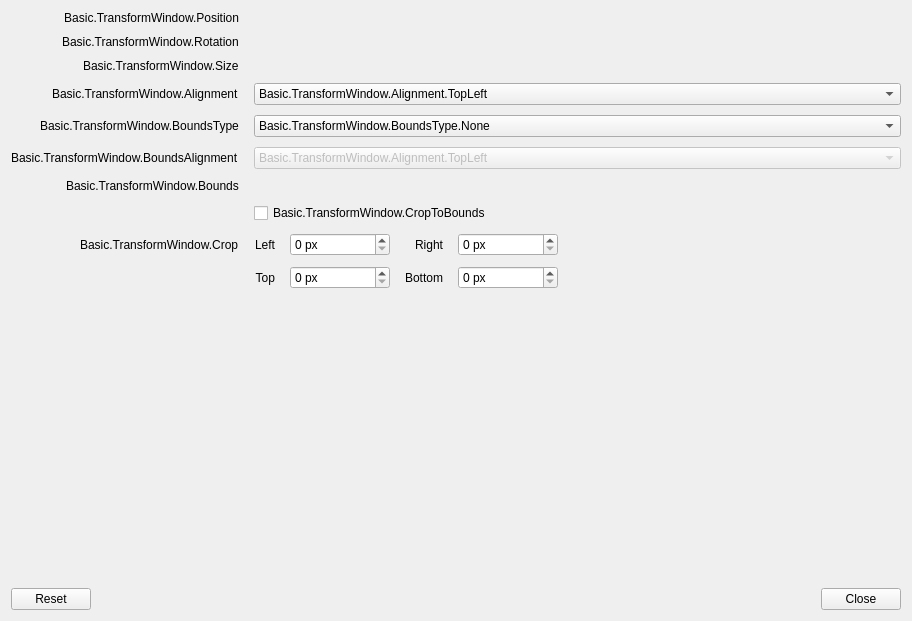
<?xml version="1.0" encoding="UTF-8"?>
<ui version="4.0">
 <class>OBSBasicTransform</class>
 <widget class="QWidget" name="OBSBasicTransform">
  <property name="geometry">
   <rect>
    <x>0</x>
    <y>0</y>
    <width>912</width>
    <height>621</height>
   </rect>
  </property>
  <property name="windowTitle">
   <string>Basic.TransformWindow</string>
  </property>
  <layout class="QVBoxLayout" name="verticalLayout" stretch="0,5,0">
   <item>
    <widget class="QWidget" name="container" native="true">
     <layout class="QHBoxLayout" name="horizontalLayout_4">
      <property name="spacing">
       <number>0</number>
      </property>
      <property name="leftMargin">
       <number>0</number>
      </property>
      <property name="topMargin">
       <number>0</number>
      </property>
      <property name="rightMargin">
       <number>0</number>
      </property>
      <property name="bottomMargin">
       <number>0</number>
      </property>
      <item>
       <layout class="QFormLayout" name="formLayout">
        <property name="fieldGrowthPolicy">
         <enum>QFormLayout::AllNonFixedFieldsGrow</enum>
        </property>
        <property name="labelAlignment">
         <set>Qt::AlignRight|Qt::AlignTrailing|Qt::AlignVCenter</set>
        </property>
        <property name="horizontalSpacing">
         <number>15</number>
        </property>
        <property name="verticalSpacing">
         <number>10</number>
        </property>
        <item row="0" column="0">
         <widget class="QLabel" name="label">
          <property name="sizePolicy">
           <sizepolicy hsizetype="Preferred" vsizetype="Minimum">
            <horstretch>0</horstretch>
            <verstretch>0</verstretch>
           </sizepolicy>
          </property>
          <property name="minimumSize">
           <size>
            <width>170</width>
            <height>0</height>
           </size>
          </property>
          <property name="accessibleName">
           <string>Basic.TransformWindow.Position</string>
          </property>
          <property name="text">
           <string>Basic.TransformWindow.Position</string>
          </property>
          <property name="alignment">
           <set>Qt::AlignRight|Qt::AlignTrailing|Qt::AlignVCenter</set>
          </property>
         </widget>
        </item>
        <item row="0" column="1">
         <widget class="QFrame" name="widget">
          <property name="sizePolicy">
           <sizepolicy hsizetype="Fixed" vsizetype="Preferred">
            <horstretch>0</horstretch>
            <verstretch>0</verstretch>
           </sizepolicy>
          </property>
          <layout class="QHBoxLayout" name="horizontalLayout">
           <property name="leftMargin">
            <number>0</number>
           </property>
           <property name="topMargin">
            <number>0</number>
           </property>
           <property name="rightMargin">
            <number>0</number>
           </property>
           <property name="bottomMargin">
            <number>0</number>
           </property>
           <item>
            <widget class="PLSDoubleSpinBox" name="positionX" native="true">
             <property name="minimumSize">
              <size>
               <width>120</width>
               <height>0</height>
              </size>
             </property>
             <property name="maximumSize">
              <size>
               <width>100</width>
               <height>16777215</height>
              </size>
             </property>
             <property name="accessibleName">
              <string>Basic.TransformWindow.PositionX</string>
             </property>
             <property name="suffix" stdset="0">
              <string> px</string>
             </property>
             <property name="decimals" stdset="0">
              <number>4</number>
             </property>
             <property name="minimum" stdset="0">
              <double>-90001.000000000000000</double>
             </property>
             <property name="maximum" stdset="0">
              <double>90001.000000000000000</double>
             </property>
            </widget>
           </item>
           <item>
            <widget class="PLSDoubleSpinBox" name="positionY" native="true">
             <property name="minimumSize">
              <size>
               <width>120</width>
               <height>0</height>
              </size>
             </property>
             <property name="maximumSize">
              <size>
               <width>100</width>
               <height>16777215</height>
              </size>
             </property>
             <property name="accessibleName">
              <string>Basic.TransformWindow.PositionY</string>
             </property>
             <property name="suffix" stdset="0">
              <string> px</string>
             </property>
             <property name="decimals" stdset="0">
              <number>4</number>
             </property>
             <property name="minimum" stdset="0">
              <double>-90001.000000000000000</double>
             </property>
             <property name="maximum" stdset="0">
              <double>90001.000000000000000</double>
             </property>
            </widget>
           </item>
          </layout>
         </widget>
        </item>
        <item row="1" column="0">
         <widget class="QLabel" name="label_2">
          <property name="accessibleName">
           <string>Basic.TransformWindow.Rotation</string>
          </property>
          <property name="text">
           <string>Basic.TransformWindow.Rotation</string>
          </property>
         </widget>
        </item>
        <item row="1" column="1">
         <widget class="PLSDoubleSpinBox" name="rotation" native="true">
          <property name="sizePolicy">
           <sizepolicy hsizetype="Maximum" vsizetype="Fixed">
            <horstretch>0</horstretch>
            <verstretch>0</verstretch>
           </sizepolicy>
          </property>
          <property name="minimumSize">
           <size>
            <width>120</width>
            <height>0</height>
           </size>
          </property>
          <property name="maximumSize">
           <size>
            <width>100</width>
            <height>16777215</height>
           </size>
          </property>
          <property name="accessibleName">
           <string>Basic.TransformWindow.Rotation</string>
          </property>
          <property name="suffix" stdset="0">
           <string>°</string>
          </property>
          <property name="minimum" stdset="0">
           <double>-360.000000000000000</double>
          </property>
          <property name="maximum" stdset="0">
           <double>360.000000000000000</double>
          </property>
          <property name="singleStep" stdset="0">
           <double>0.100000000000000</double>
          </property>
         </widget>
        </item>
        <item row="2" column="0">
         <widget class="QLabel" name="label_3">
          <property name="accessibleName">
           <string>Basic.TransformWindow.Size</string>
          </property>
          <property name="text">
           <string>Basic.TransformWindow.Size</string>
          </property>
         </widget>
        </item>
        <item row="2" column="1">
         <widget class="QFrame" name="widget_2">
          <property name="sizePolicy">
           <sizepolicy hsizetype="Maximum" vsizetype="Preferred">
            <horstretch>0</horstretch>
            <verstretch>0</verstretch>
           </sizepolicy>
          </property>
          <layout class="QHBoxLayout" name="horizontalLayout_2">
           <property name="leftMargin">
            <number>0</number>
           </property>
           <property name="topMargin">
            <number>0</number>
           </property>
           <property name="rightMargin">
            <number>0</number>
           </property>
           <property name="bottomMargin">
            <number>0</number>
           </property>
           <item>
            <widget class="PLSDoubleSpinBox" name="sizeX" native="true">
             <property name="minimumSize">
              <size>
               <width>120</width>
               <height>0</height>
              </size>
             </property>
             <property name="maximumSize">
              <size>
               <width>100</width>
               <height>16777215</height>
              </size>
             </property>
             <property name="accessibleName">
              <string>Basic.TransformWindow.Width</string>
             </property>
             <property name="suffix" stdset="0">
              <string> px</string>
             </property>
             <property name="decimals" stdset="0">
              <number>4</number>
             </property>
             <property name="minimum" stdset="0">
              <double>-90001.000000000000000</double>
             </property>
             <property name="maximum" stdset="0">
              <double>90001.000000000000000</double>
             </property>
             <property name="singleStep" stdset="0">
              <double>1.000000000000000</double>
             </property>
            </widget>
           </item>
           <item>
            <widget class="PLSDoubleSpinBox" name="sizeY" native="true">
             <property name="minimumSize">
              <size>
               <width>120</width>
               <height>0</height>
              </size>
             </property>
             <property name="maximumSize">
              <size>
               <width>100</width>
               <height>16777215</height>
              </size>
             </property>
             <property name="accessibleName">
              <string>Basic.TransformWindow.Height</string>
             </property>
             <property name="suffix" stdset="0">
              <string> px</string>
             </property>
             <property name="decimals" stdset="0">
              <number>4</number>
             </property>
             <property name="minimum" stdset="0">
              <double>-90001.000000000000000</double>
             </property>
             <property name="maximum" stdset="0">
              <double>90001.000000000000000</double>
             </property>
             <property name="singleStep" stdset="0">
              <double>1.000000000000000</double>
             </property>
            </widget>
           </item>
          </layout>
         </widget>
        </item>
        <item row="3" column="0">
         <widget class="QLabel" name="label_4">
          <property name="accessibleName">
           <string>Basic.TransformWindow.Alignment</string>
          </property>
          <property name="text">
           <string>Basic.TransformWindow.Alignment</string>
          </property>
         </widget>
        </item>
        <item row="3" column="1">
         <widget class="PLSComboBox" name="align">
          <property name="accessibleName">
           <string>Basic.TransformWindow.Alignment</string>
          </property>
          <property name="currentText">
           <string>Basic.TransformWindow.Alignment.TopLeft</string>
          </property>
          <item>
           <property name="text">
            <string>Basic.TransformWindow.Alignment.TopLeft</string>
           </property>
          </item>
          <item>
           <property name="text">
            <string>Basic.TransformWindow.Alignment.TopCenter</string>
           </property>
          </item>
          <item>
           <property name="text">
            <string>Basic.TransformWindow.Alignment.TopRight</string>
           </property>
          </item>
          <item>
           <property name="text">
            <string>Basic.TransformWindow.Alignment.CenterLeft</string>
           </property>
          </item>
          <item>
           <property name="text">
            <string>Basic.TransformWindow.Alignment.Center</string>
           </property>
          </item>
          <item>
           <property name="text">
            <string>Basic.TransformWindow.Alignment.CenterRight</string>
           </property>
          </item>
          <item>
           <property name="text">
            <string>Basic.TransformWindow.Alignment.BottomLeft</string>
           </property>
          </item>
          <item>
           <property name="text">
            <string>Basic.TransformWindow.Alignment.BottomCenter</string>
           </property>
          </item>
          <item>
           <property name="text">
            <string>Basic.TransformWindow.Alignment.BottomRight</string>
           </property>
          </item>
         </widget>
        </item>
        <item row="4" column="0">
         <widget class="QLabel" name="label_5">
          <property name="accessibleName">
           <string>Basic.TransformWindow.BoundsType</string>
          </property>
          <property name="text">
           <string>Basic.TransformWindow.BoundsType</string>
          </property>
         </widget>
        </item>
        <item row="4" column="1">
         <widget class="PLSComboBox" name="boundsType">
          <property name="accessibleName">
           <string>Basic.TransformWindow.BoundsType</string>
          </property>
          <item>
           <property name="text">
            <string>Basic.TransformWindow.BoundsType.None</string>
           </property>
          </item>
          <item>
           <property name="text">
            <string>Basic.TransformWindow.BoundsType.Stretch</string>
           </property>
          </item>
          <item>
           <property name="text">
            <string>Basic.TransformWindow.BoundsType.ScaleInner</string>
           </property>
          </item>
          <item>
           <property name="text">
            <string>Basic.TransformWindow.BoundsType.ScaleOuter</string>
           </property>
          </item>
          <item>
           <property name="text">
            <string>Basic.TransformWindow.BoundsType.ScaleToWidth</string>
           </property>
          </item>
          <item>
           <property name="text">
            <string>Basic.TransformWindow.BoundsType.ScaleToHeight</string>
           </property>
          </item>
          <item>
           <property name="text">
            <string>Basic.TransformWindow.BoundsType.MaxOnly</string>
           </property>
          </item>
         </widget>
        </item>
        <item row="5" column="0">
         <widget class="QLabel" name="label_6">
          <property name="accessibleName">
           <string>Basic.TransformWindow.BoundsAlignment</string>
          </property>
          <property name="text">
           <string>Basic.TransformWindow.BoundsAlignment</string>
          </property>
         </widget>
        </item>
        <item row="5" column="1">
         <widget class="PLSComboBox" name="boundsAlign">
          <property name="enabled">
           <bool>false</bool>
          </property>
          <property name="accessibleName">
           <string>Basic.TransformWindow.BoundsAlignment</string>
          </property>
          <property name="currentText">
           <string>Basic.TransformWindow.Alignment.TopLeft</string>
          </property>
          <item>
           <property name="text">
            <string>Basic.TransformWindow.Alignment.TopLeft</string>
           </property>
          </item>
          <item>
           <property name="text">
            <string>Basic.TransformWindow.Alignment.TopCenter</string>
           </property>
          </item>
          <item>
           <property name="text">
            <string>Basic.TransformWindow.Alignment.TopRight</string>
           </property>
          </item>
          <item>
           <property name="text">
            <string>Basic.TransformWindow.Alignment.CenterLeft</string>
           </property>
          </item>
          <item>
           <property name="text">
            <string>Basic.TransformWindow.Alignment.Center</string>
           </property>
          </item>
          <item>
           <property name="text">
            <string>Basic.TransformWindow.Alignment.CenterRight</string>
           </property>
          </item>
          <item>
           <property name="text">
            <string>Basic.TransformWindow.Alignment.BottomLeft</string>
           </property>
          </item>
          <item>
           <property name="text">
            <string>Basic.TransformWindow.Alignment.BottomCenter</string>
           </property>
          </item>
          <item>
           <property name="text">
            <string>Basic.TransformWindow.Alignment.BottomRight</string>
           </property>
          </item>
         </widget>
        </item>
        <item row="6" column="0">
         <widget class="QLabel" name="label_7">
          <property name="accessibleName">
           <string>Basic.TransformWindow.Bounds</string>
          </property>
          <property name="text">
           <string>Basic.TransformWindow.Bounds</string>
          </property>
         </widget>
        </item>
        <item row="6" column="1">
         <widget class="QFrame" name="widget_3">
          <property name="sizePolicy">
           <sizepolicy hsizetype="Maximum" vsizetype="Preferred">
            <horstretch>0</horstretch>
            <verstretch>0</verstretch>
           </sizepolicy>
          </property>
          <layout class="QHBoxLayout" name="horizontalLayout_3">
           <property name="spacing">
            <number>10</number>
           </property>
           <property name="leftMargin">
            <number>0</number>
           </property>
           <property name="topMargin">
            <number>0</number>
           </property>
           <property name="rightMargin">
            <number>0</number>
           </property>
           <property name="bottomMargin">
            <number>0</number>
           </property>
           <item>
            <widget class="PLSDoubleSpinBox" name="boundsWidth" native="true">
             <property name="enabled">
              <bool>false</bool>
             </property>
             <property name="minimumSize">
              <size>
               <width>120</width>
               <height>0</height>
              </size>
             </property>
             <property name="maximumSize">
              <size>
               <width>100</width>
               <height>16777215</height>
              </size>
             </property>
             <property name="accessibleName">
              <string>Basic.TransformWindow.BoundsWidth</string>
             </property>
             <property name="suffix" stdset="0">
              <string> px</string>
             </property>
             <property name="decimals" stdset="0">
              <number>4</number>
             </property>
             <property name="minimum" stdset="0">
              <double>1.000000000000000</double>
             </property>
             <property name="maximum" stdset="0">
              <double>90001.000000000000000</double>
             </property>
            </widget>
           </item>
           <item>
            <widget class="PLSDoubleSpinBox" name="boundsHeight" native="true">
             <property name="enabled">
              <bool>false</bool>
             </property>
             <property name="minimumSize">
              <size>
               <width>120</width>
               <height>0</height>
              </size>
             </property>
             <property name="maximumSize">
              <size>
               <width>100</width>
               <height>16777215</height>
              </size>
             </property>
             <property name="accessibleName">
              <string>Basic.TransformWindow.BoundsHeight</string>
             </property>
             <property name="suffix" stdset="0">
              <string> px</string>
             </property>
             <property name="decimals" stdset="0">
              <number>4</number>
             </property>
             <property name="minimum" stdset="0">
              <double>1.000000000000000</double>
             </property>
             <property name="maximum" stdset="0">
              <double>90001.000000000000000</double>
             </property>
            </widget>
           </item>
          </layout>
         </widget>
        </item>
        <item row="8" column="0">
         <widget class="QLabel" name="label_8">
          <property name="accessibleName">
           <string>Basic.TransformWindow.Crop</string>
          </property>
          <property name="text">
           <string>Basic.TransformWindow.Crop</string>
          </property>
         </widget>
        </item>
        <item row="8" column="1">
         <layout class="QGridLayout" name="gridLayout">
          <property name="topMargin">
           <number>0</number>
          </property>
          <property name="horizontalSpacing">
           <number>15</number>
          </property>
          <property name="verticalSpacing">
           <number>10</number>
          </property>
          <item row="0" column="1">
           <widget class="QSpinBox" name="cropLeft">
            <property name="sizePolicy">
             <sizepolicy hsizetype="Maximum" vsizetype="Fixed">
              <horstretch>0</horstretch>
              <verstretch>0</verstretch>
             </sizepolicy>
            </property>
            <property name="minimumSize">
             <size>
              <width>100</width>
              <height>0</height>
             </size>
            </property>
            <property name="maximumSize">
             <size>
              <width>100</width>
              <height>16777215</height>
             </size>
            </property>
            <property name="accessibleName">
             <string>Basic.TransformWindow.CropLeft</string>
            </property>
            <property name="suffix">
             <string> px</string>
            </property>
            <property name="maximum">
             <number>100000</number>
            </property>
           </widget>
          </item>
          <item row="0" column="3">
           <widget class="QSpinBox" name="cropRight">
            <property name="sizePolicy">
             <sizepolicy hsizetype="Maximum" vsizetype="Fixed">
              <horstretch>0</horstretch>
              <verstretch>0</verstretch>
             </sizepolicy>
            </property>
            <property name="minimumSize">
             <size>
              <width>100</width>
              <height>0</height>
             </size>
            </property>
            <property name="maximumSize">
             <size>
              <width>100</width>
              <height>16777215</height>
             </size>
            </property>
            <property name="accessibleName">
             <string>Basic.TransformWindow.CropRight</string>
            </property>
            <property name="suffix">
             <string> px</string>
            </property>
            <property name="maximum">
             <number>100000</number>
            </property>
           </widget>
          </item>
          <item row="0" column="0">
           <widget class="QLabel" name="label_9">
            <property name="text">
             <string>Left</string>
            </property>
            <property name="alignment">
             <set>Qt::AlignRight|Qt::AlignTrailing|Qt::AlignVCenter</set>
            </property>
            <property name="buddy">
             <cstring>cropLeft</cstring>
            </property>
           </widget>
          </item>
          <item row="1" column="2">
           <widget class="QLabel" name="label_12">
            <property name="text">
             <string>Bottom</string>
            </property>
            <property name="alignment">
             <set>Qt::AlignRight|Qt::AlignTrailing|Qt::AlignVCenter</set>
            </property>
            <property name="buddy">
             <cstring>cropBottom</cstring>
            </property>
           </widget>
          </item>
          <item row="1" column="1">
           <widget class="QSpinBox" name="cropTop">
            <property name="sizePolicy">
             <sizepolicy hsizetype="Maximum" vsizetype="Fixed">
              <horstretch>0</horstretch>
              <verstretch>0</verstretch>
             </sizepolicy>
            </property>
            <property name="minimumSize">
             <size>
              <width>100</width>
              <height>0</height>
             </size>
            </property>
            <property name="maximumSize">
             <size>
              <width>100</width>
              <height>16777215</height>
             </size>
            </property>
            <property name="accessibleName">
             <string>Basic.TransformWindow.CropTop</string>
            </property>
            <property name="suffix">
             <string> px</string>
            </property>
            <property name="maximum">
             <number>100000</number>
            </property>
           </widget>
          </item>
          <item row="1" column="3">
           <widget class="QSpinBox" name="cropBottom">
            <property name="sizePolicy">
             <sizepolicy hsizetype="Maximum" vsizetype="Fixed">
              <horstretch>0</horstretch>
              <verstretch>0</verstretch>
             </sizepolicy>
            </property>
            <property name="minimumSize">
             <size>
              <width>100</width>
              <height>0</height>
             </size>
            </property>
            <property name="maximumSize">
             <size>
              <width>100</width>
              <height>16777215</height>
             </size>
            </property>
            <property name="accessibleName">
             <string>Basic.TransformWindow.CropBottom</string>
            </property>
            <property name="suffix">
             <string> px</string>
            </property>
            <property name="maximum">
             <number>100000</number>
            </property>
           </widget>
          </item>
          <item row="1" column="0">
           <widget class="QLabel" name="label_11">
            <property name="text">
             <string>Top</string>
            </property>
            <property name="alignment">
             <set>Qt::AlignRight|Qt::AlignTrailing|Qt::AlignVCenter</set>
            </property>
            <property name="buddy">
             <cstring>cropTop</cstring>
            </property>
           </widget>
          </item>
          <item row="0" column="2">
           <widget class="QLabel" name="label_10">
            <property name="text">
             <string>Right</string>
            </property>
            <property name="alignment">
             <set>Qt::AlignRight|Qt::AlignTrailing|Qt::AlignVCenter</set>
            </property>
            <property name="buddy">
             <cstring>cropRight</cstring>
            </property>
           </widget>
          </item>
          <item row="0" column="4">
           <spacer name="horizontalSpacer">
            <property name="orientation">
             <enum>Qt::Horizontal</enum>
            </property>
            <property name="sizeHint" stdset="0">
             <size>
              <width>0</width>
              <height>0</height>
             </size>
            </property>
           </spacer>
          </item>
         </layout>
        </item>
        <item row="7" column="1">
         <widget class="QCheckBox" name="cropToBounds">
          <property name="accessibleName">
           <string>Basic.TransformWindow.BoundsAlignment</string>
          </property>
          <property name="text">
           <string>Basic.TransformWindow.CropToBounds</string>
          </property>
         </widget>
        </item>
       </layout>
      </item>
     </layout>
    </widget>
   </item>
   <item>
    <spacer name="transformSpacer">
     <property name="orientation">
      <enum>Qt::Vertical</enum>
     </property>
     <property name="sizeHint" stdset="0">
      <size>
       <width>0</width>
       <height>10</height>
      </size>
     </property>
    </spacer>
   </item>
   <item>
    <widget class="QDialogButtonBox" name="buttonBox">
     <property name="standardButtons">
      <set>QDialogButtonBox::Close|QDialogButtonBox::Reset</set>
     </property>
    </widget>
   </item>
  </layout>
 </widget>
 <customwidgets>
  <customwidget>
   <class>PLSComboBox</class>
   <extends>QComboBox</extends>
   <header>PLSComboBox.h</header>
  </customwidget>
  <customwidget>
   <class>PLSDoubleSpinBox</class>
   <extends>QWidget</extends>
   <header location="global">PLSSpinBox.h</header>
  </customwidget>
 </customwidgets>
 <resources/>
 <connections/>
 <slots>
  <slot>reject()</slot>
 </slots>
</ui>
